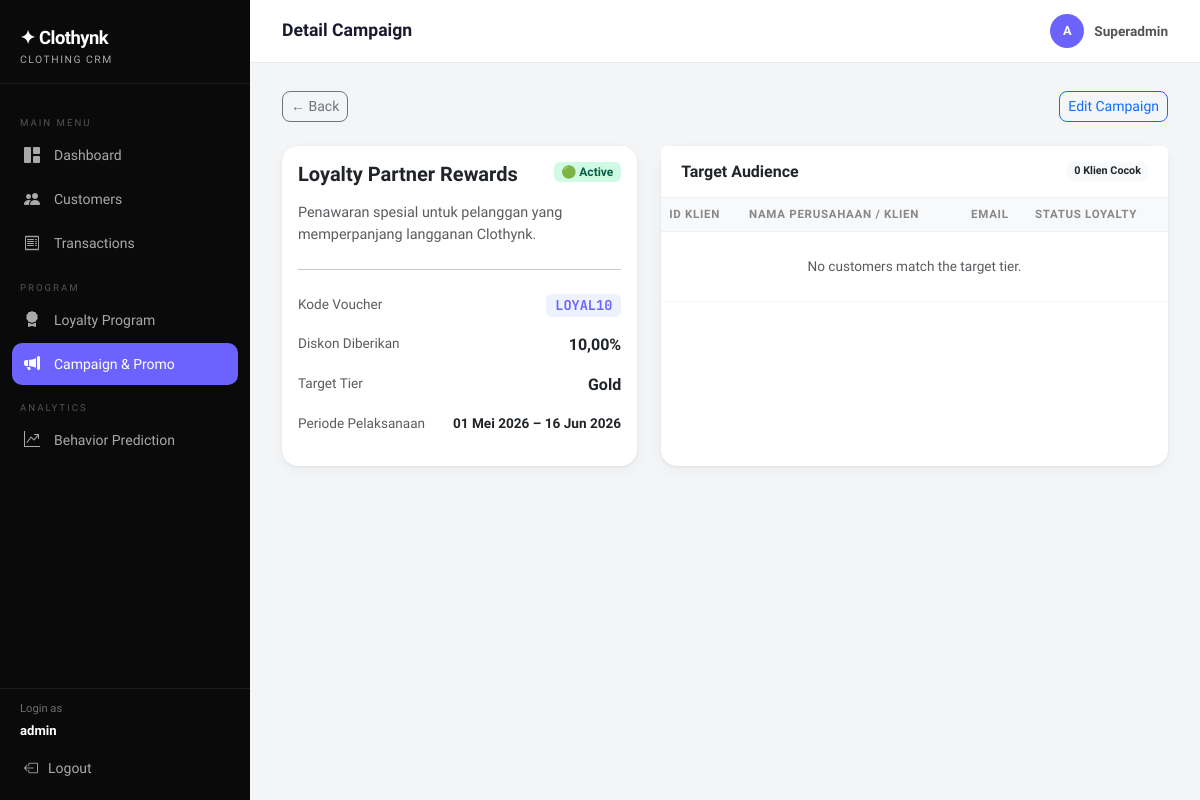
Page /campaign/1/ (signed in) on the committed database.
### core/models.py (models this page shows, shortened)
class Campaign(models.Model):
    TARGET_TIER_CHOICES = [('all', 'Semua')] + LoyaltyProfile.TIER_CHOICES
    name                = models.CharField(max_length=150, verbose_name='Nama Campaign')
    description         = models.TextField(verbose_name='Deskripsi')
    start_date          = models.DateField(verbose_name='Mulai')
    end_date            = models.DateField(verbose_name='Selesai')
    target_tier         = models.CharField(max_length=10, choices=TARGET_TIER_CHOICES, default='all', verbose_name='Target Tier')
    discount_percentage = models.DecimalField(max_digits=5, decimal_places=2, verbose_name='Diskon (%)')
    voucher_code        = models.CharField(max_length=50, verbose_name='Kode Voucher')
    is_active           = models.BooleanField(default=True, verbose_name='Aktif?')
    created_at          = models.DateTimeField(auto_now_add=True)
    def is_running(self):
        today = timezone.now().date()
        return self.start_date <= today <= self.end_date
    class Meta:
        ordering = ['-created_at']
        verbose_name = 'Campaign'
        verbose_name_plural = 'Campaign'

### core/views.py (the view)
# urls.py: path('campaign/<int:pk>/', views.campaign_detail, name='campaign_detail'),
@login_required
def campaign_detail(request, pk):
    campaign = get_object_or_404(Campaign, pk=pk)
    if campaign.target_tier == 'all':
        targeted_customers = Customer.objects.all()
    else:
        targeted_customers = Customer.objects.filter(loyalty__tier=campaign.target_tier)
    context = {
        'campaign': campaign,
        'targeted_customers': targeted_customers,
        'target_count': targeted_customers.count()
    }
    return render(request, 'core/campaign_detail.html', context)

### core/templates/core/campaign_detail.html (shortened to what this page needs)
{% extends 'core/base.html' %}
{% block page_title %}Detail Campaign{% endblock %}
{% block content %}
<div class="d-flex justify-content-between align-items-center mb-4">
  <a href="{% url 'campaign_list' %}" class="btn btn-sm btn-outline-secondary" style="border-radius:8px;">← Back</a>
  <div class="d-flex gap-2">
    <a href="{% url 'campaign_edit' campaign.pk %}" class="btn btn-sm btn-outline-primary" style="border-radius:8px;">Edit Campaign</a>
  </div>
</div>
<div class="row g-4">
  <div class="col-md-5">
    <div class="card h-100">
      <div class="card-body">
      <div class="d-flex justify-content-between align-items-start mb-3">
            <h5 class="fw-bold mb-0">{{ campaign.name }}</h5>
            {% if not campaign.is_active %}
                <span class="badge bg-light text-secondary">⚫ Inactive</span>
            {% elif campaign.is_running %}
                <span class="badge" style="background:#D1FAE5;color:#065F46;">🟢 Active</span>
            {% elif campaign.is_upcoming %}
                <span class="badge" style="background:#DBEAFE;color:#1E3A8A;">⏳ Upcoming</span>
            {% elif campaign.is_completed %}
                <span class="badge" style="background:#F3F4F6;color:#374151;">🏁 Completed</span>
            {% endif %}
        </div>
        <p class="text-muted" style="font-size:0.9rem;">{{ campaign.description }}</p>
        <hr class="my-4">
        <div class="mb-3 d-flex justify-content-between">
          <span class="text-muted" style="font-size:0.85rem;">Kode Voucher</span>
          <span class="badge mono" style="background:#EEF2FF;color:#6C63FF;font-size:0.85rem;">{{ campaign.voucher_code }}</span>
        </div>
        <div class="mb-3 d-flex justify-content-between">
          <span class="text-muted" style="font-size:0.85rem;">Diskon Diberikan</span>
          <span class="fw-bold text-dark">{{ campaign.discount_percentage }}%</span>
        </div>
        <div class="mb-3 d-flex justify-content-between">
          <span class="text-muted" style="font-size:0.85rem;">Target Tier</span>
          <span class="fw-bold text-dark text-capitalize">{{ campaign.get_target_tier_display }}</span>
        </div>
        <div class="mb-3 d-flex justify-content-between">
          <span class="text-muted" style="font-size:0.85rem;">Periode Pelaksanaan</span>
          <span class="fw-bold text-dark" style="font-size:0.85rem;">{{ campaign.start_date|date:"d M Y" }} – {{ campaign.end_date|date:"d M Y" }}</span>
        </div>
      </div>
    </div>
  </div>
  <div class="col-md-7">
    <div class="card h-100">
      <div class="card-header bg-white d-flex justify-content-between align-items-center py-3">
        <h6 class="fw-bold mb-0">Target Audience</h6>
        <span class="badge bg-light text-dark">{{ target_count }} Klien Cocok</span>
      </div>
      <div class="table-responsive" style="max-height: 400px; overflow-y: auto;">
        <table class="table table-hover mb-0" style="font-size: 0.85rem;">
          <thead class="table-light" style="position: sticky; top: 0;">
            <tr>
              <th>ID Klien</th>
              <th>Nama Perusahaan / Klien</th>
              <th>Email</th>
              <th>Status Loyalty</th>
            </tr>
          </thead>
          <tbody>
            {% for customer in targeted_customers %}
            <tr>
              <td class="text-muted mono">{{ customer.customer_id }}</td>
              <td class="fw-600">{{ customer.name }}</td>
              <td>{{ customer.email }}</td>
              <td>
                {% if customer.get_loyalty %}
                  <span class="badge bg-light text-dark text-capitalize">● {{ customer.get_loyalty.tier }}</span>
                {% else %}
                  -
                {% endif %}
              </td>
            </tr>
            {% empty %}
            <tr>
              <td colspan="4" class="text-center text-muted py-4">No customers match the target tier.</td>
            </tr>
            {% endfor %}
          </tbody>
        </table>
      </div>
    </div>
  </div>
</div>
{% endblock %}

### core/templates/core/base.html (shortened to what this page needs)
{% load crm_tags %}
<!DOCTYPE html>
<html lang="id">
<head>
  <link href="https://cdnjs.cloudflare.com/ajax/libs/bootstrap/5.3.2/css/bootstrap.min.css" rel="stylesheet">
  <link href="https://cdnjs.cloudflare.com/ajax/libs/bootstrap-icons/1.11.3/font/bootstrap-icons.min.css" rel="stylesheet">
</head>
<body>
<nav id="sidebar">
  <div class="sidebar-brand">
    <div class="brand-name">✦ Clothynk</div>
    <div class="brand-sub">Clothing CRM</div>
  </div>
  <div class="sidebar-nav">
    <div class="nav-section-label">Main Menu</div>
    <a href="{% url 'dashboard' %}" class="nav-link {% if request.resolver_match.url_name == 'dashboard' %}active{% endif %}">
      <i class="bi bi-grid-1x2-fill"></i> Dashboard
    </a>
    <a href="{% url 'customer_list' %}" class="nav-link {% if 'customer' in request.resolver_match.url_name %}active{% endif %}">
      <i class="bi bi-people-fill"></i> Customers
    </a>
    <a href="{% url 'transaction_list' %}" class="nav-link {% if 'transaction' in request.resolver_match.url_name %}active{% endif %}">
      <i class="bi bi-receipt"></i> Transactions
    </a>
    <div class="nav-section-label">Program</div>
    <a href="{% url 'loyalty_list' %}" class="nav-link {% if request.resolver_match.url_name == 'loyalty_list' %}active{% endif %}">
      <i class="bi bi-award-fill"></i> Loyalty Program
    </a>
    <a href="{% url 'campaign_list' %}" class="nav-link {% if 'campaign' in request.resolver_match.url_name %}active{% endif %}">
      <i class="bi bi-megaphone-fill"></i> Campaign & Promo
    </a>
    <div class="nav-section-label">Analytics</div>
    <a href="{% url 'analytics' %}" class="nav-link {% if request.resolver_match.url_name == 'analytics' %}active{% endif %}">
      <i class="bi bi-graph-up-arrow"></i> Behavior Prediction
    </a>
  </div>
  <div class="sidebar-footer">
    <div class="px-2 pb-1 text-white" style="font-size:0.7rem; opacity:0.4;">Login as</div>
    <div class="px-2 pb-2 text-white" style="font-size:0.82rem; font-weight:600;">{{ request.user.username }}</div>
    <a href="{% url 'logout' %}" class="nav-link"><i class="bi bi-box-arrow-left"></i> Logout</a>
  </div>
</nav>
<div id="main">
  <div class="topbar">
    <h1>{% block page_title %}Dashboard{% endblock %}</h1>
    <div class="user-badge">
      <div class="user-avatar">{{ request.user.username|first|upper }}</div>
      Superadmin
    </div>
  </div>
  <div class="page-content">
    {% block content %}{% endblock %}
  </div>
</div>
</body>
</html>

### core/templates/core/base.html (style rules this page uses)
:root { --sidebar-w: 250px; --brand: #0A0A0A; --accent: #6C63FF; --accent2: #FF6584; --bronze: #CD7F32; --silver: #9E9E9E; --gold: #FFC107; --platinum: #B0BEC5; --success-soft: #D1FAE5; --warning-soft: #FEF3C7; --danger-soft: #FEE2E2; --bg: #F4F5F7; --card-bg: #FFFFFF; --sidebar-bg: #0A0A0A; --sidebar-text: rgba(255,255,255,0.65); --sidebar-active: #FFFFFF; }
* { box-sizing: border-box; }
body { font-family: 'Plus Jakarta Sans', sans-serif; background: var(--bg); color: #1A1A2E; }
code, .mono { font-family: 'JetBrains Mono', monospace; }
#sidebar { width: var(--sidebar-w); min-height: 100vh; background: var(--sidebar-bg); position: fixed; left: 0; top: 0; display: flex; flex-direction: column; z-index: 100; transition: transform .25s ease; }
.sidebar-brand { padding: 24px 20px 16px; border-bottom: 1px solid rgba(255,255,255,0.08); }
.sidebar-brand .brand-name { font-size: 1.15rem; font-weight: 800; color: #fff; letter-spacing: -0.5px; }
.sidebar-brand .brand-sub { font-size: 0.65rem; color: var(--sidebar-text); text-transform: uppercase; letter-spacing: 1.5px; }
.sidebar-nav { padding: 16px 12px; flex: 1; }
.nav-section-label { font-size: 0.6rem; text-transform: uppercase; letter-spacing: 2px; color: rgba(255,255,255,0.3); padding: 8px 8px 4px; margin-top: 8px; }
.sidebar-nav .nav-link { color: var(--sidebar-text); border-radius: 10px; padding: 9px 12px; font-size: 0.875rem; font-weight: 500; display: flex; align-items: center; gap: 10px; margin-bottom: 2px; transition: background .15s, color .15s; }
.sidebar-nav .nav-link.active { background: var(--accent); color: #fff; }
.sidebar-nav .nav-link i { font-size: 1rem; width: 20px; }
.sidebar-footer { padding: 12px; border-top: 1px solid rgba(255,255,255,0.08); }
.sidebar-footer .nav-link { color: var(--sidebar-text); font-size: 0.875rem; font-weight: 500; display: flex; align-items: center; gap: 10px; padding: 9px 12px; border-radius: 10px; }
#main { margin-left: var(--sidebar-w); min-height: 100vh; }
.topbar { background: #fff; border-bottom: 1px solid #E8ECF0; padding: 14px 32px; display: flex; align-items: center; justify-content: space-between; position: sticky; top: 0; z-index: 50; }
.topbar h1 { font-size: 1.1rem; font-weight: 700; color: #1A1A2E; margin: 0; }
.topbar .user-badge { display: flex; align-items: center; gap: 10px; font-size: 0.85rem; font-weight: 600; color: #555; }
.user-avatar { width: 34px; height: 34px; background: var(--accent); border-radius: 50%; display: flex; align-items: center; justify-content: center; color: #fff; font-size: 0.8rem; font-weight: 700; }
.page-content { padding: 28px 32px; }
.card { border: none; border-radius: 16px; box-shadow: 0 1px 3px rgba(0,0,0,0.07), 0 4px 16px rgba(0,0,0,0.04); background: var(--card-bg); }
.card-header { background: transparent; border-bottom: 1px solid #F0F0F0; padding: 16px 20px; font-weight: 700; font-size: 0.9rem; }
.table { font-size: 0.875rem; }
.table th { font-size: 0.72rem; text-transform: uppercase; letter-spacing: 0.7px; color: #888; font-weight: 700; border-bottom: 1px solid #F0F0F0; }
.table td { vertical-align: middle; border-color: #F8F8F8; }

### rows in the picture
Campaign: name "Loyalty Partner Rewards", description "Penawaran spesial untuk pelanggan yang memperpanjang langganan Clothynk.", voucher_code "LOYAL10", discount_percentage "10,00", target_tier "Gold", start_date "01 Mei 2026", end_date "16 Jun 2026"

### other values in the picture
{{ request.user.username }} "admin"
{{ request.user.username|first|upper }} "A"
{{ target_count }} "0"
